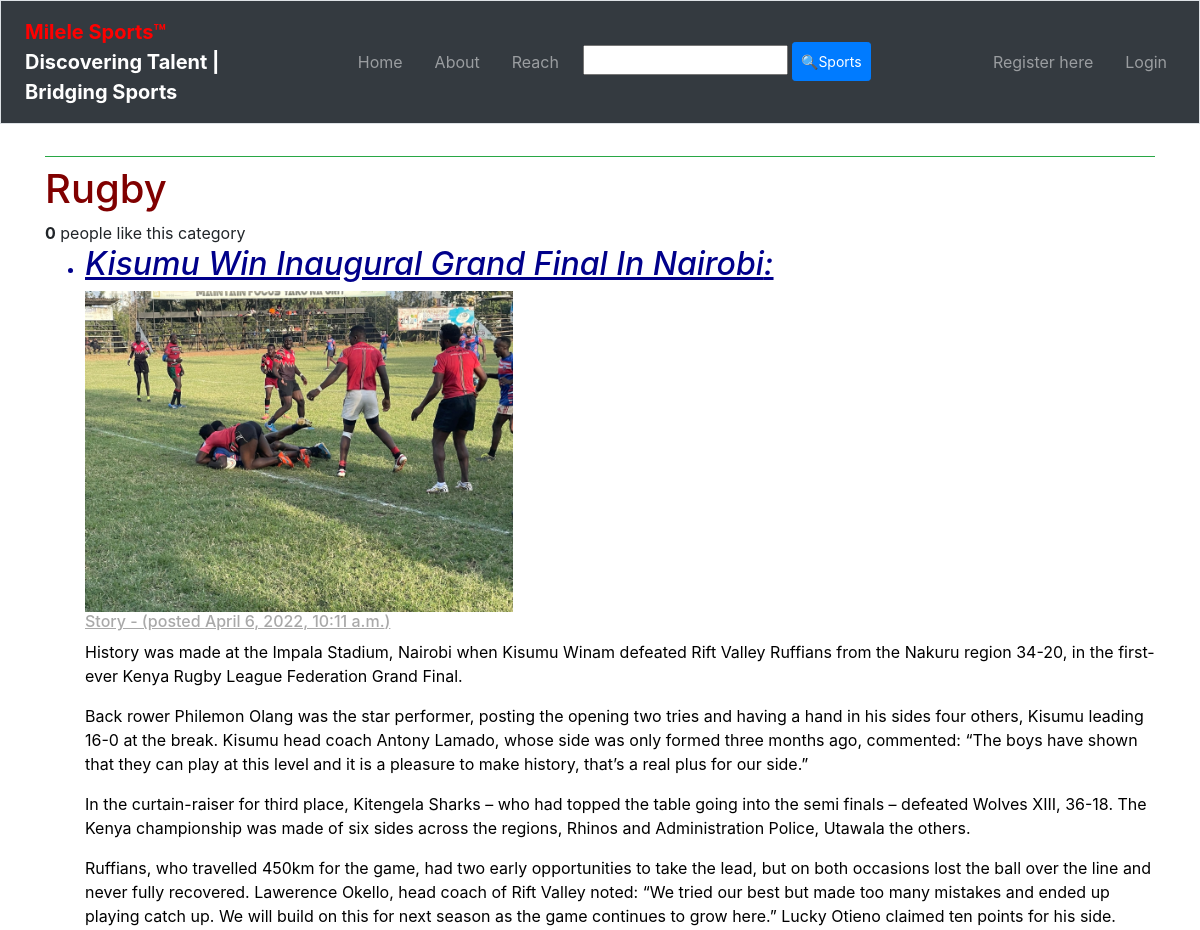
/sports/rugby/ (upper part), run on an earlier commit of the app's database.
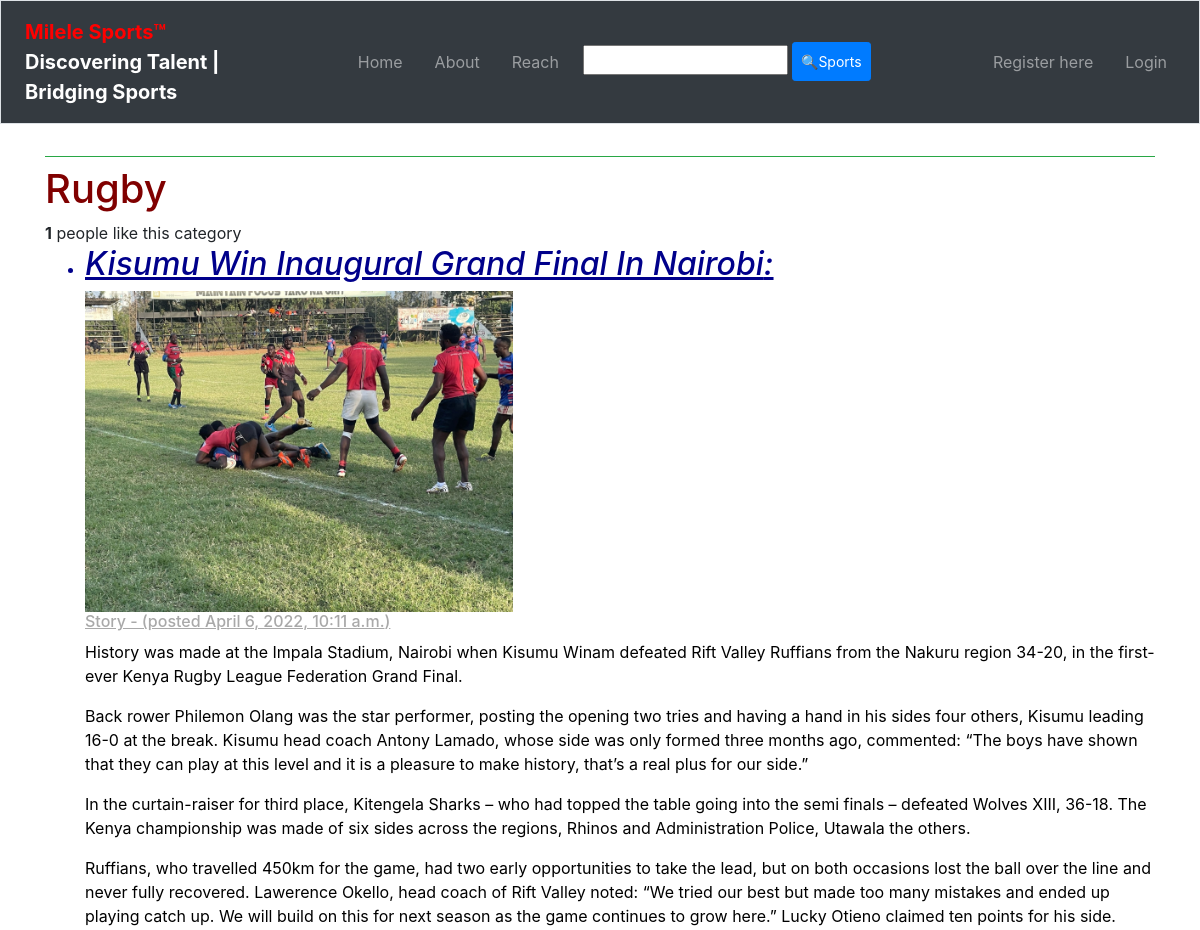
And on a later commit of the database.
### sportsApp/models.py (models this page shows, shortened)
class Sport(models.Model):
    name = models.CharField(max_length=128, unique=True)
    views = models.IntegerField(default=0)
    likes = models.IntegerField(default=0)
    slug = models.SlugField(unique=True)

### sportsApp/views.py (the view)
class SportsView(View):
    def get(self,request, sports_slug):
        context_dict = {}
        sport = get_object_or_404(Sport, slug=sports_slug)
        blogs = sport.sportblog_set.order_by('-date_published')
        context_dict['sport'] = sport
        context_dict['blogs'] = blogs
        return render(request, 'sportsApp/sports.html', context_dict)

### templates/sportsApp/sports.html (shortened to what this page needs)
{% extends 'sportsApp/base.html' %}
{% load static %}
{% load bootstrap4 %}
{% block body_block %}
    {% if sport %}
      <h1 class="txtmaroon">{{ sport.name }}</h1>
      <div>
      <strong id="like_count">{{ sport.likes }}</strong>
      people like this category
      </div>
      {% if blogs %}
        <ul>
        {% for item in blogs %}
          <li><h2 class="txtcaps underline txtoblique">{{ item.title }}:</h2></li>
          <div>
            <img class="geeks" src="{{MEDIA_URL}}{{item.picture}}"
                width="40%">
            <h6 class="underline txtgrey">Story - (posted {{item.date_published}})</h6>
            <div class="txtblack">{{item.blog|linebreaks}}</div>
          </div>
        {% endfor %}
        </ul>
      {% else %}
        <strong>No items currently in this category!</strong>
      {% endif %}
    {% endif %}
{% endblock %}

What changed in the data, as far as the page shows it:
changed Sport "Rugby": likes "0" → "1"
